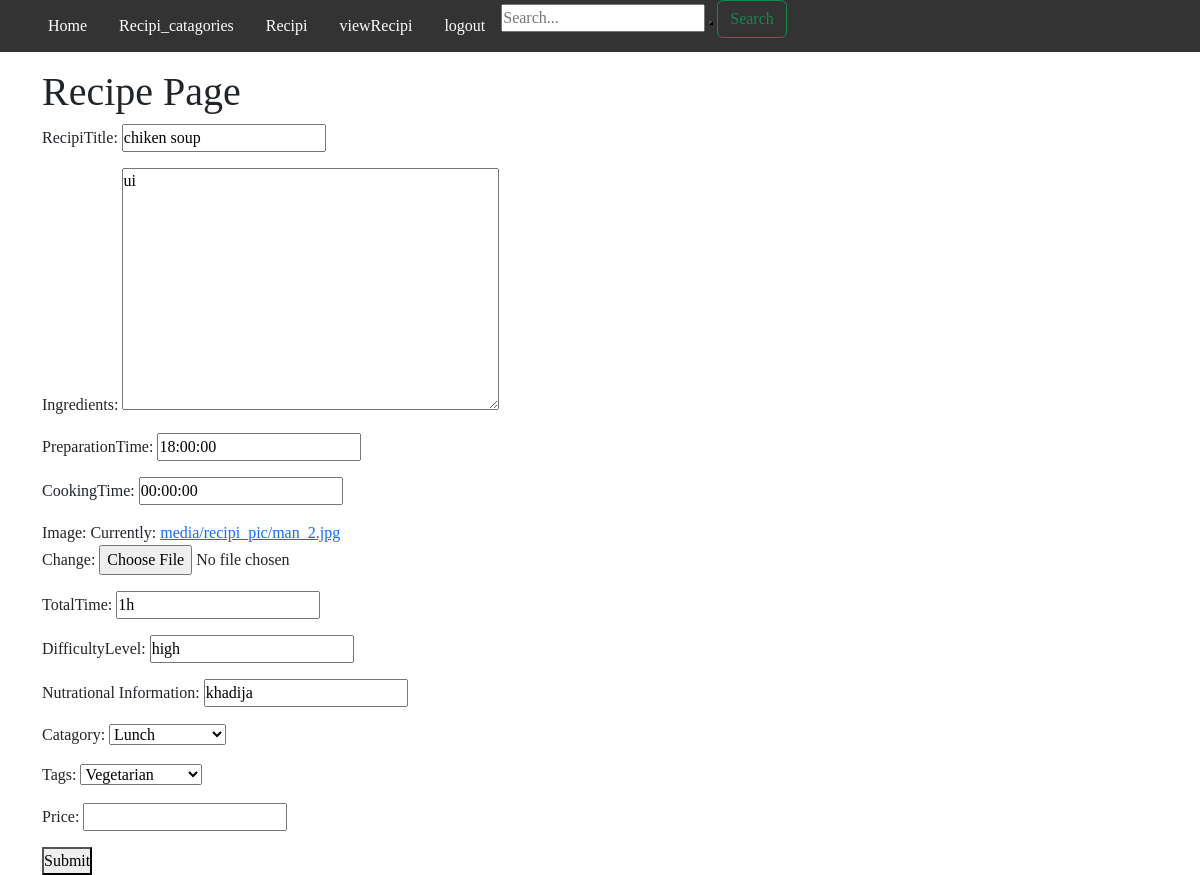
Page /editRecipi/5 on the committed database.
### myApp/models.py (models this page shows)
class RecipiModel(models.Model):
    Tags = [
        ('vegetarian','Vegetarian'),
        ('non-vegetarian','Non-vegetarian'),
    ]
    RecipiTitle=models.CharField(max_length=100,null=True)
    Ingredients=models.TextField(max_length=100,null=True)
    PreparationTime=models.TimeField(null=True)
    CookingTime=models.TimeField(max_length=100,null=True)
    Image=models.ImageField(upload_to="media/recipi_pic",null=True)
    TotalTime=models.CharField(max_length=100,null=True)
    DifficultyLevel=models.CharField(max_length=100,null=True)
    Nutrational_Information=models.CharField(max_length=100,null=True)
    catagory=models.ForeignKey(Recipi_catagoriesModel, on_delete=models.CASCADE,null=True)
    tags=models.CharField(choices=Tags,null=True,max_length=120)
    price=models.IntegerField(null=True)

### myApp/views.py (the view)
# urls.py: path('editRecipi/<str:id>', editRecipi,name="editRecipi"),
def editRecipi(request, id):
    obj=RecipiModel.objects.get(id=id)
    if request.method == 'POST':
        form = RecipiForm(request.POST, instance=obj)
        if form.is_valid():
            form.save()
            return redirect("viewRecipi")
    else:
        form = RecipiForm(instance=obj)
    return render(request, 'EditRecipi.html', {'form': form})

### myApp/forms.py
class RecipiForm(forms.ModelForm):
    class Meta:
        model=RecipiModel
        fields=('__all__')

### myApp/models.py (called while the page is built)
     def __str__(self) -> str:
        return self.Catagoriy

### template/editRecipi.html (shortened to what this page needs)
{% extends 'homePage.html'  %}
{% block content %}
<!DOCTYPE html>
<html>
<head>
    <link href="https://cdn.jsdelivr.net/npm/bootstrap@5.3.2/dist/css/bootstrap.min.css" rel="stylesheet">
</head>
<body>
<div class="container">
    <h1>Recipe Page</h1>
    <form action="" method="POST" enctype="multipart/form-data">
        {{form.as_p}}
        <button type="submit">Submit</button>
    </form>
</div>
</body>
</html>
{% endblock %}

### template/homePage.html (style rules this page uses)
* { margin:0; padding:0; box-sizing:border-box; font-family:'Playfair Display', serif; }
body { background:url(https://images.unsplash.com/photo-1495195129352-aeb325a55b65?ixid=MnwxMjA3fDB8MHxwaG90by1wYWdlfHx8fGVufDB8fHx8&ixlib=rb-1.2.1&auto=format&fit=crop&w=1776&q=80); background-size:cover; background-position:right; background-attachment:fixed; }

### template/editRecipi.html (style rules this page uses)
* { margin:0; padding:0; box-sizing:border-box; font-family:'Playfair Display', serif; }
body { background:url(https://images.unsplash.com/photo-1495195129352-aeb325a55b65?ixid=MnwxMjA3fDB8MHxwaG90by1wYWdlfHx8fGVufDB8fHx8&ixlib=rb-1.2.1&auto=format&fit=crop&w=1776&q=80); background-size:cover; background-position:right; background-attachment:fixed; }

### rows in the picture
RecipiModel: RecipiTitle "chiken soup", Ingredients "ui", PreparationTime "18:00:00", CookingTime "00:00:00", TotalTime "1h", DifficultyLevel "high", Nutrational_Information "khadija", catagory "Lunch", tags "Vegetarian"
